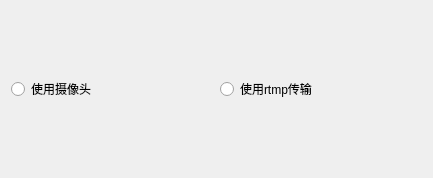
<?xml version="1.0" encoding="UTF-8"?>
<ui version="4.0">
 <class>settings</class>
 <widget class="QWidget" name="settings">
  <property name="geometry">
   <rect>
    <x>0</x>
    <y>0</y>
    <width>433</width>
    <height>178</height>
   </rect>
  </property>
  <property name="windowTitle">
   <string>Form</string>
  </property>
  <layout class="QHBoxLayout" name="horizontalLayout_2">
   <item>
    <layout class="QHBoxLayout" name="horizontalLayout">
     <item>
      <widget class="QRadioButton" name="radioButton_2">
       <property name="text">
        <string>使用摄像头</string>
       </property>
      </widget>
     </item>
     <item>
      <widget class="QRadioButton" name="radioButton">
       <property name="text">
        <string>使用rtmp传输</string>
       </property>
      </widget>
     </item>
    </layout>
   </item>
  </layout>
 </widget>
 <resources/>
 <connections/>
</ui>
